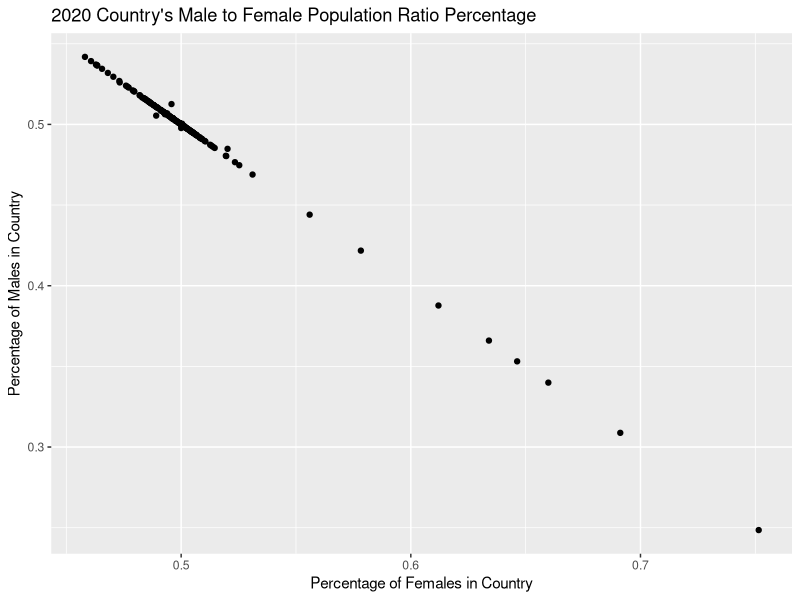

Here is the R script that generated this plot:
install.packages("tidyverse")

library("ggplot2")
library("readxl")
library("dplyr")


#getting data for population in each country in 2020
world_health_df <- read_excel("world_health_stats.xlsx", sheet = "Annex 2-1", range = "A5:V199")

member_states <- world_health_df$`Member State...1`
male_population <- as.numeric(world_health_df$`2020...2`)
female_population <- as.numeric(world_health_df$`...3`)
total_population <- as.numeric(world_health_df$`...4`)
population_year <- rep(2020, length(member_states))

#getting data for life expetancy in each country in 2019
male_life_expectancy <- world_health_df$`2019...5`
female_life_expectancy <- world_health_df$`...6`
both_sexes_life_expectancy <- world_health_df$`...7`
life_expectancy_year <- rep(2019, length(member_states))


#getting data for healthy life expectancy in each in country in 2019
male_healthy_life_expectancy <- world_health_df$`2019...8`
female_healthy_life_expectancy <- world_health_df$`...9`
both_healthy_sexes_life_expectancy <- world_health_df$`...10`
healthy_life_expectancy_year <- rep(2019, length(member_states))

#getting data for under-five mortality rates in 2020
mortality_rate <- world_health_df$'2020...14'

# df has all data clean with columns of population, life expentancy, and healthy life expetancy
df <- data.frame(member_states, male_population, female_population, total_population, population_year, male_life_expectancy, female_life_expectancy, both_sexes_life_expectancy, life_expectancy_year, male_healthy_life_expectancy, female_healthy_life_expectancy, both_healthy_sexes_life_expectancy, healthy_life_expectancy_year, mortality_rate)


world <- map_data("world")


df <- df %>%
  mutate(male_per = male_population / total_population) %>%
  mutate(female_per = female_population / total_population) 

ggplot(df) +
  geom_point(mapping = aes(x = male_per, y = female_per)) +
  labs(
    title = "2020 Country's Male to Female Population Ratio Percentage",
    x = "Percentage of Females in Country",
    y = "Percentage of Males in Country"
  )